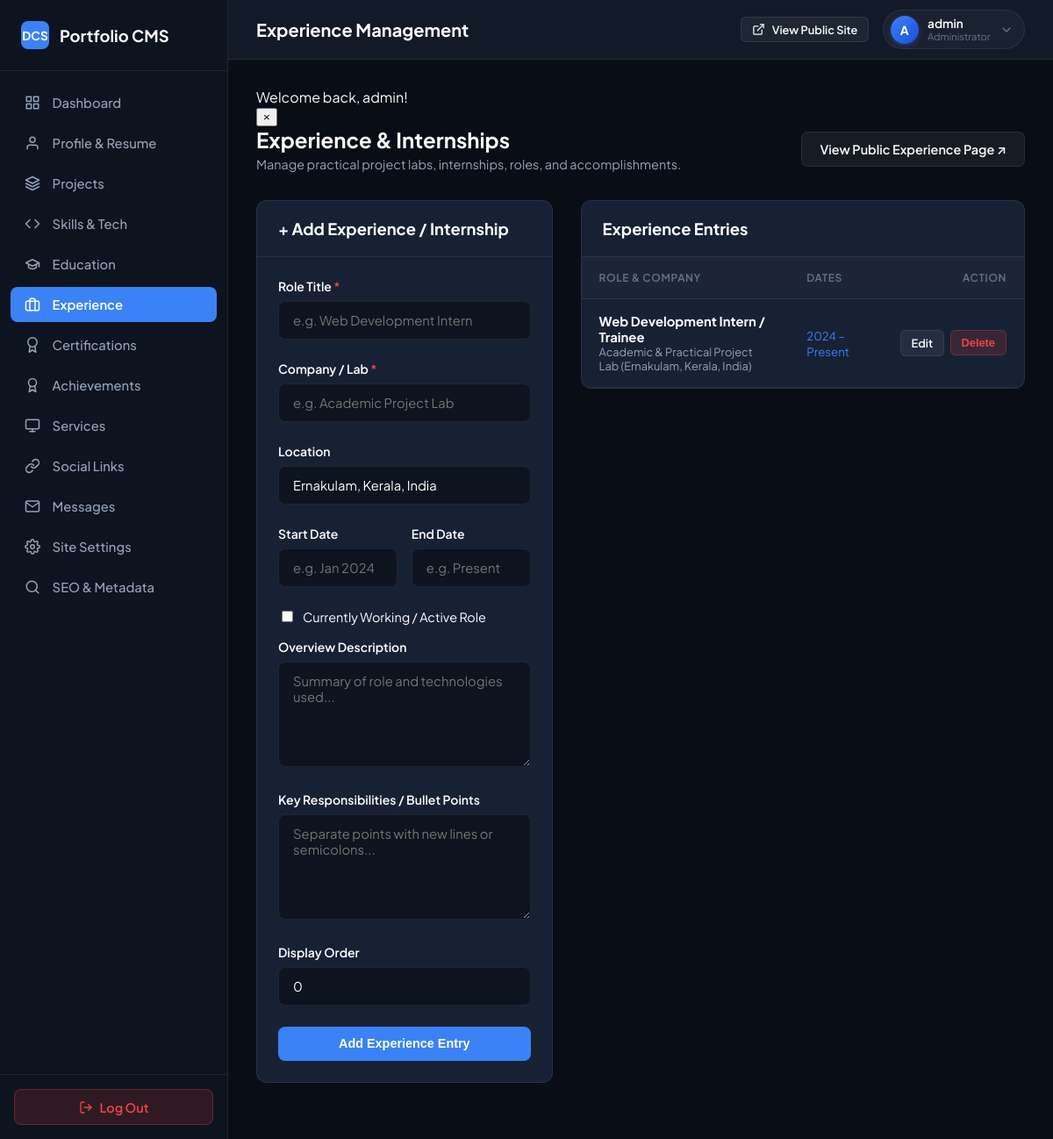
Screenshot of /admin/experience.php (signed in) with the database file from the repository.
### tables this page shows
CREATE TABLE IF NOT EXISTS `experience` (
    `id` INT UNSIGNED AUTO_INCREMENT PRIMARY KEY,
    `title` VARCHAR(120) NOT NULL,
    `company` VARCHAR(150) NOT NULL,
    `location` VARCHAR(150) DEFAULT 'Ernakulam, Kerala, India',
    `start_date` VARCHAR(30) NOT NULL,
    `end_date` VARCHAR(30) DEFAULT 'Present',
    `is_current` TINYINT(1) NOT NULL DEFAULT 0,
    `description` TEXT NOT NULL,
    `responsibilities` TEXT DEFAULT NULL,
    `display_order` INT NOT NULL DEFAULT 0,
    `created_at` TIMESTAMP DEFAULT CURRENT_TIMESTAMP,
    INDEX `idx_experience_order` (`display_order`)
);

### admin/experience.php (the view, shortened to what this page needs)
<?php
require_once __DIR__ . '/includes/admin-header.php';
$db = get_db();
$editItem = null;
$experienceList = $db->query("SELECT * FROM experience ORDER BY display_order ASC, id DESC")->fetchAll();
?>
<?php include __DIR__ . '/includes/admin-sidebar.php'; ?>
<div class="admin-main-wrapper">
    <?php include __DIR__ . '/includes/admin-topbar.php'; ?>
    <main class="admin-content">
        <?= render_flashes() ?>
        <div style="display: flex; justify-content: space-between; align-items: center; margin-bottom: 2rem; flex-wrap: wrap; gap: 1rem;">
            <div>
                <h2 style="font-size: 1.5rem; color: #fff; margin: 0 0 0.25rem 0;">Experience &amp; Internships</h2>
                <p style="color: var(--admin-text-muted); margin: 0; font-size: 0.9rem;">
                    Manage practical project labs, internships, roles, and accomplishments.
                </p>
            </div>
            <a href="<?= url('experience.php') ?>" target="_blank" class="admin-btn admin-btn-secondary">
                View Public Experience Page ↗
            </a>
        </div>
        <div style="display: grid; grid-template-columns: 1fr 1.5fr; gap: 2rem; align-items: start;">
            <div class="admin-card">
                <div class="admin-card-header">
                    <h3 class="admin-card-title"><?= $editItem ? 'Edit Experience' : '+ Add Experience / Internship' ?></h3>
                </div>
                <div class="admin-card-body">
                    <form action="<?= url('admin/experience.php') ?>" method="POST">
                        <div class="admin-form-group">
                            <label for="title" class="admin-label">Role Title <span style="color:#ef4444;">*</span></label>
                            <input type="text" name="title" id="title" class="admin-input" placeholder="e.g. Web Development Intern" value="<?= e($editItem['title'] ?? '') ?>" required>
                        </div>
                        <div class="admin-form-group">
                            <label for="company" class="admin-label">Company / Lab <span style="color:#ef4444;">*</span></label>
                            <input type="text" name="company" id="company" class="admin-input" placeholder="e.g. Academic Project Lab" value="<?= e($editItem['company'] ?? '') ?>" required>
                        </div>
                        <div class="admin-form-group">
                            <label for="location" class="admin-label">Location</label>
                            <input type="text" name="location" id="location" class="admin-input" value="<?= e($editItem['location'] ?? 'Ernakulam, Kerala, India') ?>">
                        </div>
                        <div style="display: grid; grid-template-columns: 1fr 1fr; gap: 1rem;">
                            <div class="admin-form-group">
                                <label for="start_date" class="admin-label">Start Date</label>
                                <input type="text" name="start_date" id="start_date" class="admin-input" placeholder="e.g. Jan 2024" value="<?= e($editItem['start_date'] ?? '') ?>" required>
                            </div>
                            <div class="admin-form-group">
                                <label for="end_date" class="admin-label">End Date</label>
                                <input type="text" name="end_date" id="end_date" class="admin-input" placeholder="e.g. Present" value="<?= e($editItem['end_date'] ?? '') ?>">
                            </div>
                        </div>
                        <div style="margin-bottom: 1rem;">
                            <label style="display: flex; align-items: center; gap: 0.5rem; color: #fff; cursor: pointer; font-size: 0.9rem;">
                                <input type="checkbox" name="is_current" value="1" <?= (!empty($editItem['is_current'])) ? 'checked' : '' ?>>
                                <span>Currently Working / Active Role</span>
                            </label>
                        </div>
                        <div class="admin-form-group">
                            <label for="description" class="admin-label">Overview Description</label>
                            <textarea name="description" id="description" class="admin-textarea" rows="3" placeholder="Summary of role and technologies used..."><?= e($editItem['description'] ?? '') ?></textarea>
                        </div>
                        <div class="admin-form-group">
                            <label for="responsibilities" class="admin-label">Key Responsibilities / Bullet Points</label>
                            <textarea name="responsibilities" id="responsibilities" class="admin-textarea" rows="3" placeholder="Separate points with new lines or semicolons..."><?= e($editItem['responsibilities'] ?? '') ?></textarea>
                        </div>
                        <div class="admin-form-group">
                            <label for="display_order" class="admin-label">Display Order</label>
                            <input type="number" name="display_order" id="display_order" class="admin-input" value="<?= (int)($editItem['display_order'] ?? 0) ?>">
                        </div>
                        <button type="submit" class="admin-btn admin-btn-primary" style="width: 100%;">
                            <?= $editItem ? 'Save Changes' : 'Add Experience Entry' ?>
                        </button>
                    </form>
                </div>
            </div>
            <div class="admin-card">
                <div class="admin-card-header">
                    <h3 class="admin-card-title">Experience Entries</h3>
                </div>
                <div class="admin-card-body" style="padding: 0;">
                    <?php if (!empty($experienceList)): ?>
                        <div class="table-responsive">
                            <table class="admin-table">
                                <thead>
                                    <tr>
                                        <th>Role &amp; Company</th>
                                        <th>Dates</th>
                                        <th style="text-align: right;">Action</th>
                                    </tr>
                                </thead>
                                <tbody>
                                    <?php foreach ($experienceList as $exp): ?>
                                        <tr>
                                            <td>
                                                <div style="font-weight: 700; color: #fff;"><?= e($exp['title']) ?></div>
                                                <div style="font-size: 0.8rem; color: var(--admin-text-muted);"><?= e($exp['company']) ?> (<?= e($exp['location']) ?>)</div>
                                            </td>
                                            <td>
                                                <span style="font-size: 0.825rem; color: var(--admin-primary); font-family: var(--font-mono);">
                                                    <?= e($exp['start_date']) ?> – <?= $exp['is_current'] ? 'Present' : e($exp['end_date']) ?>
                                                </span>
                                            </td>
                                            <td style="text-align: right;">
                                                <div style="display: inline-flex; gap: 0.4rem;">
                                                    <a href="<?= url('admin/experience.php?edit=' . $exp['id']) ?>" class="admin-btn admin-btn-secondary admin-btn-sm">Edit</a>
                                                    <form action="<?= url('admin/experience.php') ?>" method="POST" style="display: inline;">
                                                        <button type="submit" class="admin-btn admin-btn-danger admin-btn-sm" data-confirm="Delete this experience record?">Delete</button>
                                                    </form>
                                                </div>
                                            </td>
                                        </tr>
                                    <?php endforeach; ?>
                                </tbody>
                            </table>
                        </div>
                    <?php else: ?>
                        <div style="padding: 2.5rem; text-align: center; color: var(--admin-text-muted);">
                            No experience entries found.
                        </div>
                    <?php endif; ?>
                </div>
            </div>
        </div>
    </main>
<?php include __DIR__ . '/includes/admin-footer.php'; ?>

### assets/css/admin.css (style rules this page uses)
:root { --admin-bg: #090d16; --admin-sidebar-bg: #0d131f; --admin-surface: #121927; --admin-card: #172134; --admin-card-hover: #1d2a42; --admin-border: rgba(255, 255, 255, 0.08); --admin-border-subtle: rgba(255, 255, 255, 0.04); --admin-input-bg: #0d131f; --admin-text-main: #f8fafc; --admin-text-muted: #94a3b8; --admin-text-dim: #64748b; --admin-primary: #3b82f6; --admin-primary-hover: #2563eb; --admin-success: #10b981; --admin-warning: #f59e0b; --admin-danger: #ef4444; --admin-sidebar-width: 260px; }
*, *::before, *::after { box-sizing: border-box; }
body.admin-body { background-color: var(--admin-bg); color: var(--admin-text-main); font-family: 'Plus Jakarta Sans', -apple-system, BlinkMacSystemFont, 'Segoe UI', Roboto, sans-serif; margin: 0; display: flex; min-height: 100vh; width: 100%; overflow-x: hidden; position: relative; }
.admin-main-wrapper { margin-left: var(--admin-sidebar-width); flex: 1; display: flex; flex-direction: column; min-width: 0; width: 100%; overflow-x: hidden; }
.admin-content { padding: 2rem; flex: 1; }
.admin-card { background-color: var(--admin-card); border: 1px solid var(--admin-border); border-radius: 12px; margin-bottom: 2rem; overflow: hidden; }
.admin-card-header { padding: 1.25rem 1.5rem; border-bottom: 1px solid var(--admin-border); display: flex; align-items: center; justify-content: space-between; flex-wrap: wrap; gap: 1rem; }
.admin-card-title { margin: 0; font-size: 1.15rem; font-weight: 700; color: #fff; }
.admin-card-body { padding: 1.5rem; }
.table-responsive { width: 100%; overflow-x: auto; }
.admin-table { width: 100%; border-collapse: collapse; text-align: left; font-size: 0.925rem; }
.admin-table th { background-color: rgba(255, 255, 255, 0.02); color: var(--admin-text-dim); font-weight: 600; text-transform: uppercase; font-size: 0.75rem; letter-spacing: 0.05em; padding: 1rem 1.25rem; border-bottom: 1px solid var(--admin-border); }
.admin-table td { padding: 1rem 1.25rem; border-bottom: 1px solid var(--admin-border-subtle); color: var(--admin-text-main); vertical-align: middle; }
.admin-form-group { margin-bottom: 1.5rem; }
.admin-label { display: block; font-size: 0.875rem; font-weight: 600; color: #fff; margin-bottom: 0.5rem; }
.admin-input, .admin-select, .admin-textarea { width: 100%; background-color: var(--admin-input-bg); border: 1px solid var(--admin-border); border-radius: 8px; padding: 0.75rem 1rem; color: #fff; font-family: inherit; font-size: 0.925rem; transition: border-color 150ms ease; box-sizing: border-box; }
.admin-textarea { resize: vertical; min-height: 120px; }
.admin-btn { display: inline-flex; align-items: center; justify-content: center; gap: 0.5rem; padding: 0.65rem 1.25rem; border-radius: 8px; font-size: 0.9rem; font-weight: 600; cursor: pointer; text-decoration: none; border: 1px solid transparent; transition: all 150ms ease; }
.admin-btn-primary { background-color: var(--admin-primary); color: #fff; }
.admin-btn-secondary { background-color: rgba(255, 255, 255, 0.06); border-color: var(--admin-border); color: var(--admin-text-main); }
.admin-btn-danger { background-color: rgba(239, 68, 68, 0.15); border-color: rgba(239, 68, 68, 0.3); color: #ef4444; }
.admin-btn-sm { padding: 0.35rem 0.75rem; font-size: 0.8rem; border-radius: 6px; }

### rows the page displays
experience: title "Web Development Intern / Trainee", company "Academic & Practical Project Lab", location "Ernakulam, Kerala, India", start_date "2024", is_current "Present"

### other values shown
$adminPageTitle "Experience Management"
$adminInitial "A"
$adminUsername "admin"
$msg "Welcome back, admin!"
